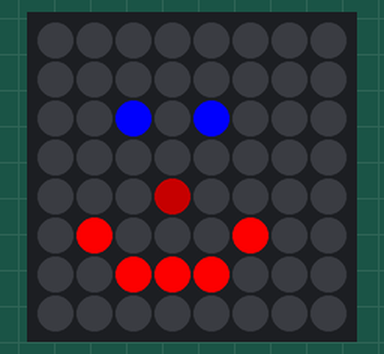
Bench run of a program on a simulated Raspberry Pi (BCM pin numbers) with a Sense HAT. Shown: the Sense HAT's 8×8 RGB LED matrix. At 5.0 s the program stops and its outputs stay as they are.

Above: at 0.1 s.

The program:

SenseHat.py
```python
from sense_hat import SenseHat
import time;

sense = SenseHat()

sense.set_pixel(2, 2, (0, 0, 255))
sense.set_pixel(4, 2, (0, 0, 255))
sense.set_pixel(3, 4, (100, 0, 0))
sense.set_pixel(1, 5, (255, 0, 0))
sense.set_pixel(2, 6, (255, 0, 0))
sense.set_pixel(3, 6, (255, 0, 0))
sense.set_pixel(4, 6, (255, 0, 0))
sense.set_pixel(5, 5, (255, 0, 0))

time.sleep(5);

sense.clear();
```
